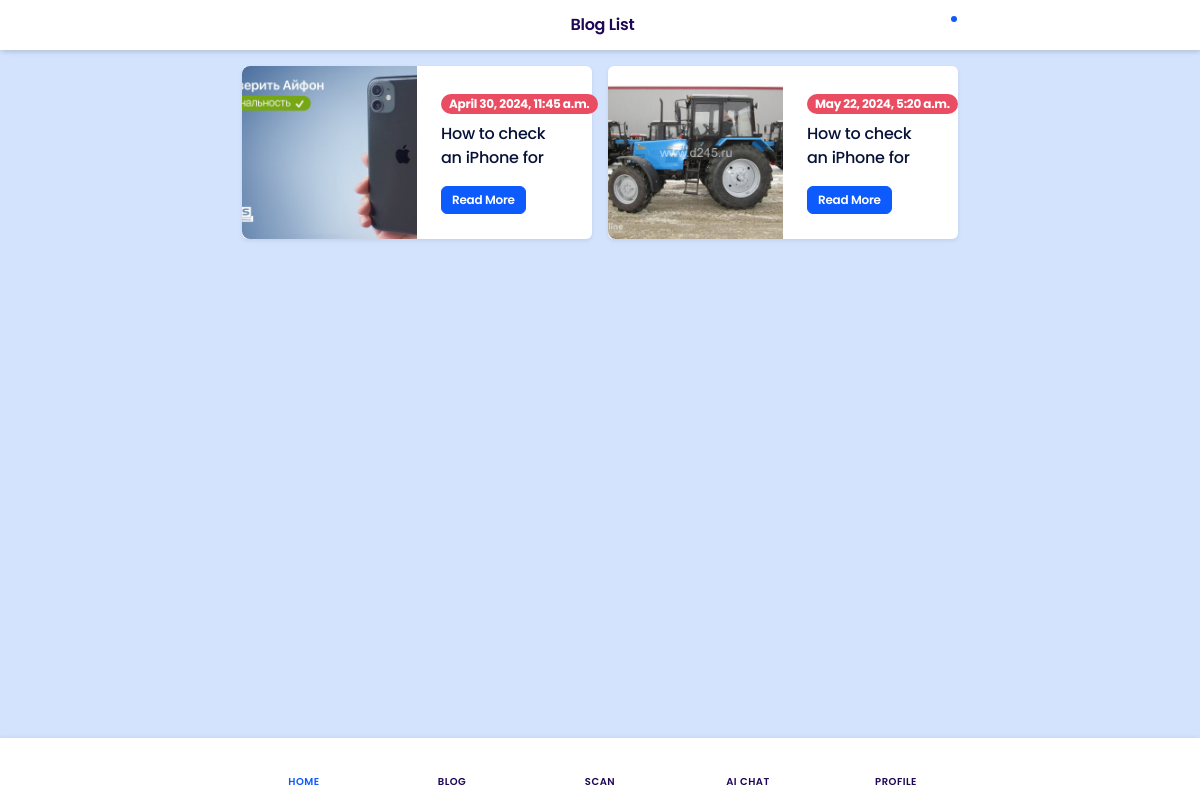
The page /myproject/blog/list on the database its author committed.
### myproject/models.py (models this page shows, shortened)
class Post(models.Model):
    content = RichTextField()
    photo = models.FileField(upload_to='posts/')
    created_at = models.DateTimeField(auto_now_add=True)

### myproject/views.py (the view)
# urls.py: path('blog/list', BlogListView.as_view(), name='blog_list'),
class BlogListView(ListView):
    model = Post
    template_name = 'blog_list.html'
    context_object_name = 'blogs'

### myproject/templatetags/custom_tags.py (called while the page is built)
@register.filter
def truncatehtml(value, arg):
    try:
        length = int(arg)
    except ValueError:  # если arg не число
        return value  # возвращаем оригинальное значение без изменений
    text_only = strip_tags(value)  # Удаление HTML тегов
    truncated_text = Truncator(text_only).chars(length)  # Обрезание до заданной длины
    if len(text_only) > length:
        return truncated_text + '...'
    return truncated_text

### templates/blog_list.html (shortened to what this page needs)
{% extends 'base.html' %}
{% load static %}
{% load custom_tags %}
{% block content %}
  <div class="header-area" id="headerArea">
    <div class="container">
      <div class="header-content position-relative d-flex align-items-center justify-content-between">
        <div class="back-button">
          <a href="{% url 'myproject:index' %}">
            <i class="bi bi-arrow-left-short"></i>
          </a>
        </div>
        <div class="page-heading">
          <h6 class="mb-0">Blog List</h6>
        </div>
        <div class="setting-wrapper">
          <div class="setting-trigger-btn" id="settingTriggerBtn">
            <i class="bi bi-gear"></i>
            <span></span>
          </div>
        </div>
      </div>
    </div>
  </div>
  <div class="page-content-wrapper py-3">
    <div class="container">
      <div class="row g-3 justify-content-center">
        {% for blog in blogs %}
        <div class="col-12 col-md-8 col-lg-7 col-xl-6">
          <div class="card shadow-sm blog-list-card">
            <div class="d-flex align-items-center">
              <div class="card-blog-img position-relative" style="background-image: url('{{blog.photo.url}}')">
              </div>
              <div class="card-blog-content">
                <span class="badge bg-danger rounded-pill mb-2 d-inline-block">{{blog.created_at}}</span>
                <a class="blog-title d-block mb-3 text-dark" href="{% url 'myproject:post_detail' blog.id %}">{{blog.content|truncatehtml:70}}</a>
                <a class="btn btn-primary btn-sm" href="{% url 'myproject:post_detail' blog.id %}">Read More</a>
              </div>
            </div>
          </div>
        </div>
        {% endfor %}
      </div>
    </div>
  </div>
{% endblock %}

### templates/base.html (shortened to what this page needs)
{% load static %}
<!DOCTYPE html>
<html lang="en">
<head>
  <link rel="stylesheet" href="{% static 'style.css' %}">
</head>
<body>
  <div class="header-area" id="headerArea">
    <div class="container">
      <div class="header-content header-style-five position-relative d-flex align-items-center justify-content-between">
        <div class="logo-wrapper">
          <a href="/myproject/">
          </a>
        </div>
      </div>
    </div>
  </div>
  <div class="page-content-wrapper">
    {% block content %}
    {% endblock %}
  </div>
  <div class="footer-nav-area" id="footerNav">
    <div class="container px-0">
      <div class="footer-nav position-relative">
        <ul class="h-100 d-flex align-items-center justify-content-between ps-0">
          <li class="active">
            <a href="{% url 'myproject:index' %}">
              <i class="bi bi-house"></i>
              <span>Home</span>
            </a>
          </li>
          <li>
            <a href="{% url 'myproject:blog_list' %}">
              <i class="bi bi-collection"></i>
              <span>Blog</span>
            </a>
          </li>
          <li>
            <a href="{% url 'myproject:check_product' %}">
              <i class="bi bi-search"></i>
              <span>Scan</span>
            </a>
          </li>
          <li>
            <a href="{% url 'myproject:chat' %}">
              <i class="bi bi-chat-dots"></i>
              <span>AI Chat</span>
            </a>
          </li>
          <li>
            <a href="{% url 'myproject:profile_view' %}">
              <i class="bi bi-gear"></i>
              <span>Profile</span>
            </a>
          </li>
        </ul>
      </div>
    </div>
  </div>
</body>
</html>

### rows shown on the page
Post: photo (picture), created_at "April 30, 2024, 11:45 a.m.", content "How to check an iPhone for…"
Post: photo (picture), created_at "May 22, 2024, 5:20 a.m.", content "How to check an iPhone for…"
